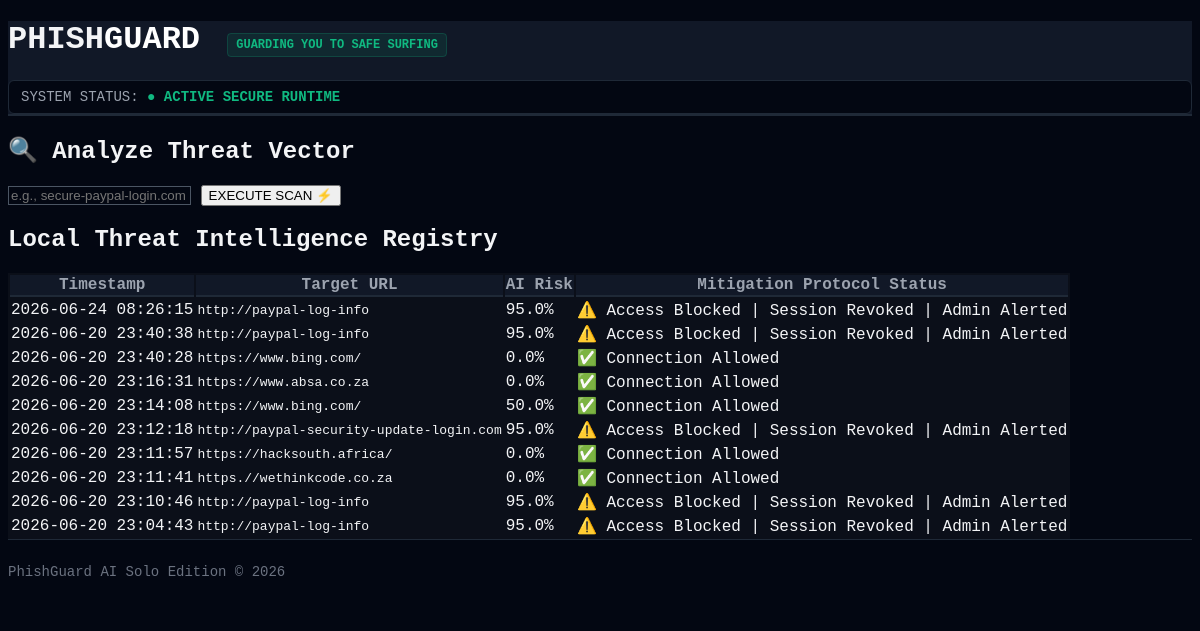
Before: / with the older database file.
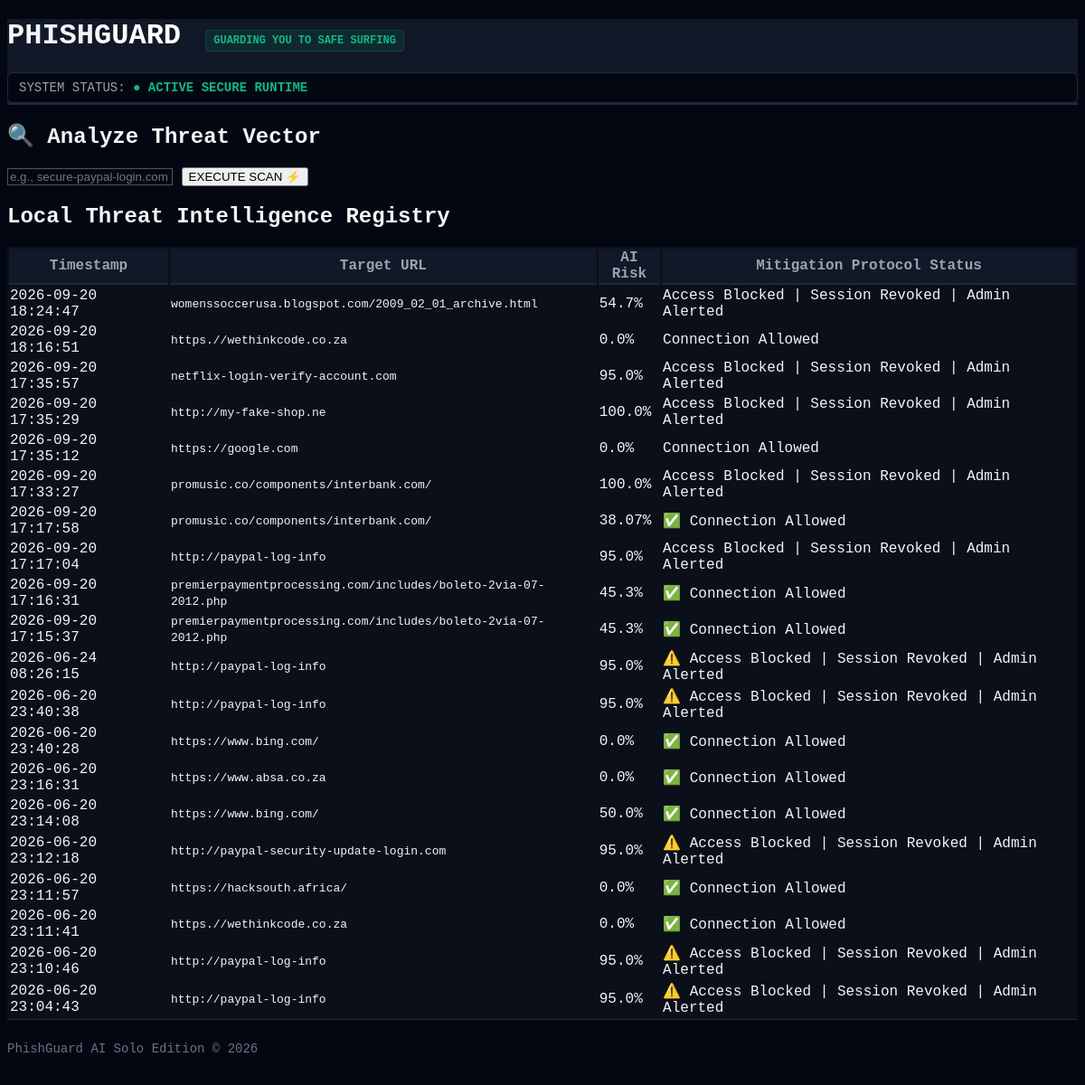
After: the same page with the newer database file.
### tables this page shows
CREATE TABLE threat_logs (
            id INTEGER PRIMARY KEY AUTOINCREMENT,
            timestamp DATETIME DEFAULT (datetime('now', 'localtime')),
            url TEXT NOT NULL,
            risk_score REAL NOT NULL,
            status TEXT NOT NULL,
            action_taken TEXT NOT NULL
        );

### app.py (the view)
@app.route('/')
def dashboard():
    logs = get_all_logs()
    return render_template('dashboard.html', logs=logs)

### database.py (called while the page is built)
def get_all_logs():
    conn = sqlite3.connect(DB_FILE)
    cursor = conn.cursor()
    cursor.execute("SELECT * FROM threat_logs ORDER BY timestamp DESC")
    logs = cursor.fetchall()
    conn.close()
    return logs

### templates/dashboard.html
{% extends 'base.html' %}
{% block content %}
<div class="grid grid-cols-1 lg:grid-cols-3 gap-8 text-sans">
    <div class="lg:col-span-1 bg-[#1f2a3c] border border-[#2b394f] rounded-xl p-6 shadow-2xl h-fit">
        <h2 class="text-lg font-bold text-[#f3f4f6] mb-2 flex items-center gap-2 tracking-wide uppercase font-mono">
            🔍 Analyze Threat Vector
        </h2>
        <form action="/scan" method="POST" class="space-y-4">
            <div class="flex items-center bg-[#161e2d] border border-[#2b394f] rounded-full p-1 pl-4 focus-within:border-[#98e32c] transition-colors group">
                <input type="text" name="url" placeholder="e.g., secure-paypal-login.com" required
                       class="w-full bg-transparent text-sm text-[#f3f4f6] focus:outline-none font-mono py-2">
                <button type="submit" class="bg-[#98e32c] hover:bg-[#b4f542] text-[#111723] text-xs font-bold px-5 py-2.5 rounded-full transition-all font-mono tracking-wide uppercase whitespace-nowrap shadow-md">
                   EXECUTE SCAN ⚡
                </button>
        </form>
    </div>
    <div class="lg:col-span-2 bg-[#1f2a3c] border border-[#2b394f] rounded-xl p-6 shadow-2xl">
        <h2 class="text-lg font-bold text-[#f3f4f6] mb-2 flex items-center gap-2 tracking-wide uppercase font-mono">
            Local Threat Intelligence Registry
        </h2>
        <div class="overflow-x-auto rounded-lg border border-[#2b394f]">
            <table class="w-full text-left border-collapse text-sm">
                <thead>
                    <tr class="bg-[#161e2d] font-mono text-xs text-[#7f8fa4] border-b border-[#2b394f] uppercase tracking-wider">
                        <th class="p-4">Timestamp</th>
                        <th class="p-4">Target URL</th>
                        <th class="p-4 text-center">AI Risk</th>
                        <th class="p-4">Mitigation Protocol Status</th>
                    </tr>
                </thead>
                <tbody class="divide-y divide-[#2b394f] font-mono text-xs">
                    {% if logs %}
                        {% for log in logs %}
                        <tr class="hover:bg-[#2b394f]/40 transition-colors">
                            <td class="p-4 text-[#7f8fa4] whitespace-nowrap">{{ log[1] }}</td>
                            <td class="p-4 text-[#f3f4f6] truncate max-w-xs" title="{{ log[2] }}"><code>{{ log[2] }}</code></td>
                            <td class="p-4 text-center">
                                {% if log[3] >= 40.0 %}
                                    <span class="bg-red-500/10 text-[#ff4a4a] px-2 py-0.5 rounded border border-red-500/20 font-bold">{{ log[3] }}%</span>
                                {% else %}
                                    <span class="bg-[#98e32c]/10 text-[#98e32c] px-2 py-0.5 rounded border border-[#98e32c]/20">{{ log[3] }}%</span>
                                {% endif %}
                            </td>
                            <td class="p-4">
                                {% if log[4] == 'MALICIOUS' %}
                                    <span class="text-[#ff4a4a] font-semibold bg-red-500/5 px-2 py-1 rounded border border-red-500/10">{{ log[5] }}</span>
                                {% else %}
                                    <span class="text-[#98e32c] bg-[#98e32c]/5 px-2 py-1 rounded border border-[#98e32c]/10">{{ log[5] }}</span>
                                {% endif %}
                            </td>
                        </tr>
                        {% endfor %}
                    {% else %}
                        <tr>
                            <td colspan="4" class="p-8 text-center text-[#7f8fa4] italic bg-[#161e2d]/50">No network traffic logged inside phishguard.db yet. Submit a URL to populate this stream.</td>
                        </tr>
                    {% endif %}
                </tbody>
            </table>
        </div>
    </div>
</div>
{% endblock %}

### templates/base.html (shortened to what this page needs)
<!DOCTYPE html>
<html lang="en">
<head>
    <script src="https://tailwindcss.com"></script>
</head>
<body class="min-h-screen flex flex-col">
    <header class="w-full">
        <div class="max-w-6xl mx-auto px-6 py-4 flex justify-between items-center">
            <div class="flex items-center space-x-3">
                <h1 class="text-xl font-bold tracking-wider style='color: #10b981;'">
                    PHISH<span style="color: #ffffff;">GUARD</span>
                    <span style="font-size: 0.75rem; background-color: rgba(16, 185, 129, 0.1); color: #10b981; padding: 0.25rem 0.5rem; border-radius: 0.25rem; border: 1px solid rgba(16, 185, 129, 0.2); margin-left: 0.5rem;">GUARDING YOU TO SAFE SURFING</span>
                </h1>
            </div>
            <div style="font-size: 0.875rem; color: #9ca3af; font-family: monospace; background-color: #030712; padding: 0.5rem 0.75rem; border-radius: 0.375rem; border: 1px solid #1f2937;">
                SYSTEM STATUS: <span style="color: #10b981; font-weight: bold; animation: pulse 2s cubic-bezier(0.4, 0, 0.6, 1) infinite;">● ACTIVE SECURE RUNTIME</span>
            </div>
        </div>
    </header>
    <main class="flex-grow max-w-6xl w-full mx-auto px-6 py-8">
        {% block content %}{% endblock %}
    </main>
    <footer style="border-top: 1px solid #1f2937; background-color: #030712; padding: 1.5rem 0; text-center; font-size: 0.875rem; color: #6b7280; font-family: monospace;" class="text-center">
        PhishGuard AI Solo Edition &copy; 2026
    </footer>
</body>
</html>

### templates/base.html (style rules this page uses)
body { background-color: #030712 !important; color: #f3f4f6 !important; font-family: ui-monospace, SFMono-Regular, Menlo, Monaco, Consolas, monospace !important; }
header { background-color: #111827 !important; border-bottom: 2px solid #1f2937 !important; }
input { background-color: #030712 !important; border: 1px solid #4b5563 !important; color: #10b981 !important; }
table { background-color: #0b0f19 !important; }
th { background-color: #111827 !important; color: #9ca3af !important; border-bottom: 2px solid #1f2937 !important; }
tr { border-bottom: 1px solid #1f2937 !important; }

Changed rows visible on the page:
added threat_logs: timestamp "2026-09-20 18:24:47", url "womenssoccerusa.blogspot.com/2009_02_01_archive.html", risk_score "54.7", action_taken "Access Blocked | Session Revoked | Admin Alerted"
added threat_logs: timestamp "2026-09-20 18:16:51", url "https.//wethinkcode.co.za", risk_score "0.0", action_taken "Connection Allowed"
added threat_logs: timestamp "2026-09-20 17:35:57", url "netflix-login-verify-account.com", risk_score "95.0", action_taken "Access Blocked | Session Revoked | Admin Alerted"
added threat_logs: timestamp "2026-09-20 17:35:29", url "http://my-fake-shop.ne", risk_score "100.0", action_taken "Access Blocked | Session Revoked | Admin Alerted"
added threat_logs: timestamp "2026-09-20 17:35:12", url "https://google.com", risk_score "0.0", action_taken "Connection Allowed"
added threat_logs: timestamp "2026-09-20 17:33:27", url "promusic.co/components/interbank.com/", risk_score "100.0", action_taken "Access Blocked | Session Revoked | Admin Alerted"
added threat_logs: timestamp "2026-09-20 17:17:58", url "promusic.co/components/interbank.com/", risk_score "38.07", action_taken "✅ Connection Allowed"
added threat_logs: timestamp "2026-09-20 17:17:04", url "http://paypal-log-info", risk_score "95.0", action_taken "Access Blocked | Session Revoked | Admin Alerted"
added threat_logs: timestamp "2026-09-20 17:16:31", url "premierpaymentprocessing.com/includes/boleto-2via-07-2012.php", risk_score "45.3", action_taken "✅ Connection Allowed"
added threat_logs: timestamp "2026-09-20 17:15:37", url "premierpaymentprocessing.com/includes/boleto-2via-07-2012.php", risk_score "45.3", action_taken "✅ Connection Allowed"
